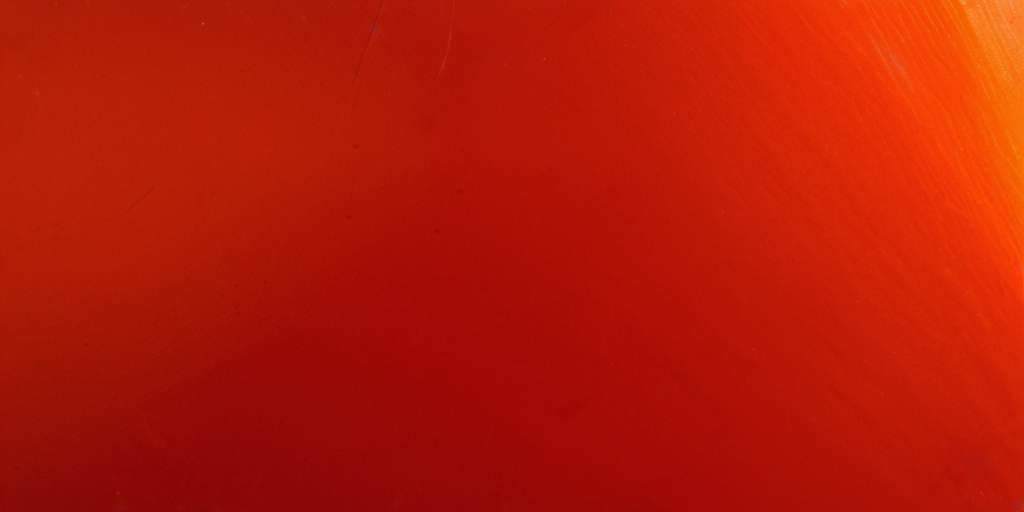
#> input picture tools/c0nstruct0r/m0d3l/medkit/red.png, 1024 x 512 px
$ python build.py
#> lines starting #> are read from the running program, lines starting #| are printed output that depends on the picture
### tools/c0nstruct0r/m0d3l/m0kit.py
#!/usr/bin/python3
"""m0kit: a m0d3l model from one spec file - shape, one picture, mapping, materials, checks, staging.

    import sys, os; sys.path.insert(0, os.path.join(os.path.dirname(__file__), '..'))
    from m0kit import Model
    m = Model('vending', here=os.path.dirname(os.path.abspath(__file__)))
    body = m.box('body', (0, 0.03, 0), (0.34, 0.68, 0.25), '9AA0A8',
                 paint={'-z': front, '+z': back, '+x': side, '-x': side, '+y': top, '-y': under},
                 walls=dark)
    body.cut('-z', (0.02, 0.15, 0.25, 0.62), 0.03)        # world x0 x1 y0 y1 on that face; + in, - out
    m.box('foot-a', (0.12, 0, 0.08), (0.03, 0.03, 0.03), '303030', paint='steel')
    m.swatch('steel', lambda a, w, h: a.tinted(ALU, w, h, (210, 214, 220), 0.5))
    m.material('steel', '0:0:87:13:47:7:33:0'); m.box(..., mat='steel')
    m.build()          # (python3 build.py [shape|map|all]; all is the default)

Painters are f(a, w, h) -> an image (numpy H x W x 3), w and h in the 256 layout's pixels (a is the
paint.Atlas; a.px() converts). Each is drawn as seen from that side: from the front +x is on the
left; a top is seen from above with -x on the right and +z (the back) at the top. A string instead
of a painter names a shared swatch (m.swatch). Round parts (m.cyl) take 'side' (the whole wrap,
drawn left to right going round as seen from outside, starting at the front), 'top', 'bottom'.

Every patch is at the same pixels a cell (P, the largest that packs into 256), drawn at K = 2 into
pictures/c0nstruct0r/c0-NAME.png. Runs against the scripting bu1ld0r in /tmp/claude-1000/bn/app
(rc.py's port), saves models/c0-NAME.bld, exports, writes NAME-eight.png in the model's folder,
the report card, and stages under the game's name (stage.sh).
"""
import json
import math
import os
import re
import subprocess
import sys

import numpy as np
from PIL import Image

HERE = os.path.dirname(os.path.abspath(__file__))
REPO = os.path.normpath(os.path.join(HERE, '../../..'))
sys.path.insert(0, HERE)
sys.path.insert(0, os.path.join(HERE, '..'))
from paint import Atlas  # noqa: E402
from rc import Bu1ld0r  # noqa: E402

BN = os.environ.get('M0KIT_DIR', '/tmp/claude-1000/bn/app')
GAME = os.path.expanduser('~/git/neon-caster/neon-caster')
WAYS = {'-z': ((0, 0, -1), 'view 0'), '+z': ((0, 0, 1), 'view 180'), '+x': ((1, 0, 0), 'view 90'),
        '-x': ((-1, 0, 0), 'view 270'), '+y': ((0, 1, 0), 'top'), '-y': ((0, -1, 0), 'top')}
AX = {'x': 0, 'y': 1, 'z': 2}
MATS = {'paint': '0:0:33:47:0:13:33:0', 'felt': '0:0:7:87:0:33:0:53', 'steel': '0:0:87:13:47:7:33:0',
        'iron': '0:0:10:85:80:15:0:0', 'plastic': '0:0:40:50:0:10:20:0', 'rubber': '0:0:10:80:0:20:0:0',
        'wood': '0:0:20:73:0:47:20:0', 'glass': '0:0:90:5:0:0:60:0', 'glow': '0:60:40:40:0:0:20:0'}


CORNER_PX = 16   # models.py's MUZZLE_BOX of a 256 picture


def face_dims(way, sx, sy, sz):
    """(w, h) in cells of a box's face seen from that way."""
    if way in ('-z', '+z'):
        return sx, sy
    if way in ('+x', '-x'):
        return sz, sy
    return sx, sz


# [13 lines left out: function turned_dims, not called in this run]


class Part:
    def __init__(self, m, kind, name, at, size, col, paint, walls, mat, seg, amt, rot):
        self.m, self.kind, self.name, self.at, self.size, self.col = m, kind, name, at, size, col
        self.paint, self.walls, self.mat, self.seg, self.amt, self.rot = paint, walls, mat, seg, amt, rot
        self.cuts = []
        self.num = 0

    # [5 lines left out: function cut, not called in this run]

    def box(self):
        """(lo, hi) of the part's own box, raised panels included."""
        x, y, z = self.at
        sx, sy, sz = self.size
        lo, hi = [x - sx / 2, y, z - sz / 2], [x + sx / 2, y + sy, z + sz / 2]
        for way, rect, depth, _ in self.cuts:
            if depth < 0:
                a = AX[way[1]]
                if way[0] == '+':
                    hi[a] += -depth
                else:
                    lo[a] -= -depth
        return lo, hi

    def own_size(self):
        if self.rot:
            return turned_dims(self.size, self.rot)
        lo, hi = self.box()
        return hi[0] - lo[0], hi[1] - lo[1], hi[2] - lo[2]


class Model:
    def __init__(self, name, here, K=2, budget=256, gap=2, seed=1):
        self.name, self.here, self.K, self.gap = name, here, K, gap
        self.corner = None                           # muzzle corner colour (models.py's MUZZLE_UV): paint='CORNER'
        self.ref = f'c0nstruct0r/c0-{name}'
        self.out = os.path.join(REPO, 'pictures', 'c0nstruct0r', f'c0-{name}.png')
        self.parts, self.swatches, self.mats, self.say = [], {}, {}, []
        self.budget, self.seed = budget, seed
        self.a = Atlas(K=K, seed=seed, here=here)
        self.layout = {}
        self.P = None

    # -- the spec -------------------------------------------------------------------------
    def _add(self, kind, name, at, size, col, paint, walls, mat, seg, amt, rot):
        p = Part(self, kind, name, at, size, col, paint, walls, mat, seg, amt, rot)
        self.parts.append(p)
        p.num = len(self.parts)
        return p

    def box(self, name, at, size, col='808080', paint=None, walls=None, mat='main', rot=None):
        return self._add('box', name, at, size, col, paint, walls, mat, None, None, rot)

    def cyl(self, name, at, size, col='808080', paint=None, seg=12, amt=None, mat='main', kind='cylinder', rot=None):
        """A round part standing up (cylinder, or cone with amt = the top's share of the radius). Turned
        (rot = RX RY RZ degrees, round its foot): mapped like a box, paint keyed by way."""
        return self._add(kind, name, at, size, col, paint, None, mat, seg, amt, rot)

    def swatch(self, key, painter):
        self.swatches[key] = painter

    def material(self, key, m):
        self.mats[key] = MATS.get(m, m)

    # -- the picture's layout -------------------------------------------------------------
    def _regions(self, P):
        """[(key, w, h)] in layout pixels at P pixels a cell."""
        regs, sw = [], {}
        for p in self.parts:
            sx, sy, sz = p.own_size()
            if p.kind == 'box' or p.rot:
                ways = list(WAYS)
                for way in ways:
                    pt = p.paint.get(way, p.paint.get('*')) if isinstance(p.paint, dict) else p.paint
                    w, h = face_dims(way, sx, sy, sz)
                    if pt == 'CORNER':
                        continue
                    if isinstance(pt, str):
                        cw, ch = sw.get(pt, (0, 0))
                        sw[pt] = (max(cw, w * P), max(ch, h * P))
                    else:
                        regs.append(((p.num, way), w * P, h * P))
                if p.cuts:
                    ws = [face_dims(w, sx, sy, sz) for w in WAYS]
                    W, H = max(a for a, _ in ws), max(b for _, b in ws)
                    if isinstance(p.walls, str):
                        cw, ch = sw.get(p.walls, (0, 0))
                        sw[p.walls] = (max(cw, W * P), max(ch, H * P))
                    else:
                        regs.append(((p.num, 'walls'), W * P, H * P))
            else:
                r = max(sx, sz) / 2
                n = p.seg
                side_w = 2 * n * r * math.sin(math.pi / n) * P   # perimeter of the polygon
                for key, (w, h) in (('side', (side_w, sy * P)), ('top', (sx * P, sz * P)),
                                    ('bottom', (sx * P, sz * P))):
                    pt = p.paint.get(key) if isinstance(p.paint, dict) else p.paint
                    if isinstance(pt, str):
                        cw, ch = sw.get(pt, (0, 0))
                        sw[pt] = (max(cw, w), max(ch, h))
                    else:
                        regs.append(((p.num, key), w, h))
        for k, (w, h) in sw.items():
            regs.append((('sw', k), w, h))
        return regs

    def _pack(self, regs, size):
        """Shelf packing: {key: (x, y, w, h)} or None if it doesn't fit."""
        g = self.gap
        out, x, y, shelf = {}, 0, 0, 0
        for key, w, h in sorted(regs, key=lambda r: (-math.ceil(r[2]), -r[1])):
            w, h = math.ceil(w), math.ceil(h)
            if w > size or h > size:
                return None
            if x + w > size:
                x, y, shelf = 0, y + shelf + g, 0
            if y + h > size:
                return None
            if self.corner and x + w > size - CORNER_PX and y + h > size - CORNER_PX:
                x, y, shelf = 0, y + shelf + g, 0                       # the muzzle corner stays free
                if y + h > size or (x + w > size - CORNER_PX and y + h > size - CORNER_PX):
                    return None
            out[key] = (x, y, w, h)
            x += w + g
            shelf = max(shelf, h)
        return out

    def plan(self):
        lo, hi = 20.0, 3000.0
        best = None
        for _ in range(40):
            mid = (lo + hi) / 2
            lay = self._pack(self._regions(mid), self.budget)
            if lay:
                lo, best = mid, (mid, lay)
            else:
                hi = mid
        self.P, self.layout = best[0] * 0.995, self._pack(self._regions(best[0] * 0.995), self.budget)
        return self.P

    def region(self, key):
        return self.layout[key]

    # -- the picture ----------------------------------------------------------------------
    def draw(self):
        a = self.a
        for key, (x, y, w, h) in self.layout.items():
            if key[0] == 'sw':
                fn = self.swatches[key[1]]
            else:
                p = self.parts[key[0] - 1]
                if key[1] == 'walls':
                    fn = p.walls
                else:
                    fn = p.paint.get(key[1], p.paint.get('*')) if isinstance(p.paint, dict) else p.paint
            img = fn(a, w, h)
            a.put((x, y), img[:a.px(h), :a.px(w)])
#> this loop made 9 passes
#> (y, x) on passes 1 to 9: (279, 792), (69, 186), (242, 126), (50, 731), (252, 272), (53, 526), (124, 74), (46, 647), (177, 870)
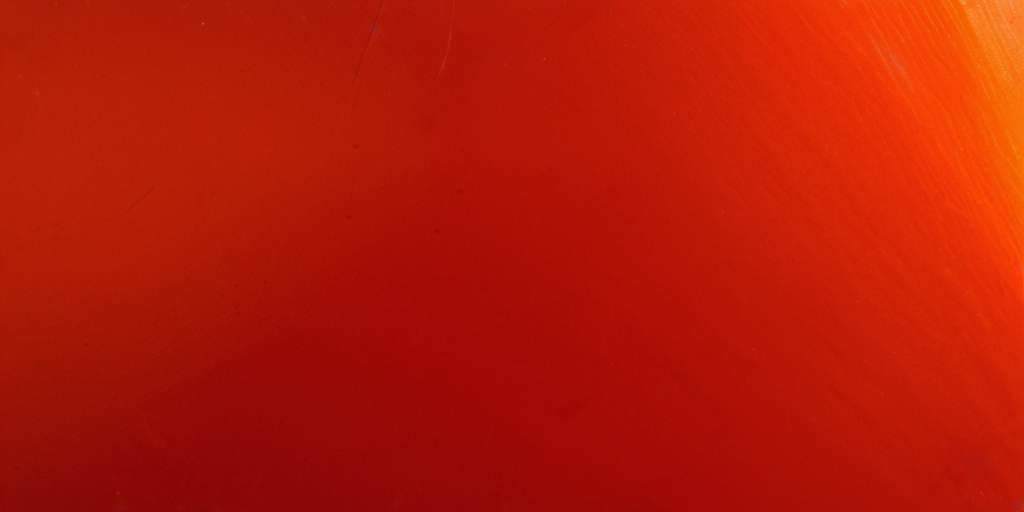
#> input picture tools/c0nstruct0r/m0d3l/medkit/red.png, 1024 x 512 px
#> pass 1, in _crop, `c = src[y:y + h, x:x + w]`:
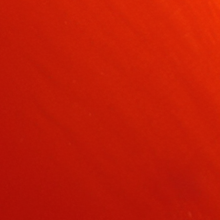
#> c: shape (220, 220, 3) float32; mean R, G, B 193.6, 27.1, 6.5
#> pass 1, in detail, `p = Image.fromarray(np.clip(lum(self._crop(src, w, h)), 0, 255).astype..`:
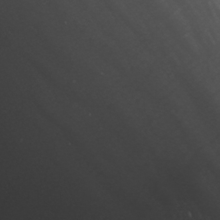
#> p: PIL image 220x220 L; min 58, max 105, mean 74
#> pass 1, in detail, `hp = np.asarray(p, np.float32) - np.asarray(p.filter(ImageFilter.Gauss..`:
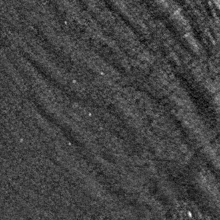
#> hp: shape (220, 220) float32; min -5, max 14, mean 0.00231; drawn with min black and max white
        if self.corner:
            c = np.ones((a.px(CORNER_PX), a.px(CORNER_PX), 3), np.float32) * np.array(self.corner, np.float32)
            a.put((self.budget - CORNER_PX, self.budget - CORNER_PX), c)
        a.save(self.out)

    # -- bu1ld0r --------------------------------------------------------------------------
    def connect(self):
        self.b = Bu1ld0r(BN, timeout=120)
        self.run(['take', 'pace 0'])

    # [65 lines left out: functions run, shape_lines, cut_lines, faces, rect, not called in this run]

    def key_for(self, p, way):
        pt = p.paint.get(way, p.paint.get('*')) if isinstance(p.paint, dict) else p.paint
        return ('sw', pt) if isinstance(pt, str) else (p.num, way)

    # [163 lines left out: functions map_lines, wrap, fix, shot, sheet, set_materials and 1 more, not called in this run]

    def build(self, what='all'):
        P = self.plan()
        print(f'P {P:.1f} px a cell; {len(self.layout)} regions')
        self.draw()
        self.connect()
        self.run(self.shape_lines())
        for p in self.parts:
            self.run(self.map_lines(p))
        self.run([f'save c0-{self.name}'])
        self.set_materials()
        self.run([f'open c0-{self.name} force'])
        fx = self.fix()
        print('fix', ' '.join(f'{k} {v}' for k, v in fx.items()))
        self.run(['export'])
        print('sheet', self.sheet())
        a, g = self.report()
        print('report (this):', a.strip().split('\n')[-1])
        print('report (game):', g.strip().split('\n')[-1])
        st = subprocess.run(['bash', os.path.join(HERE, 'stage.sh'), self.name], capture_output=True, text=True)
        print('staged' if st.returncode == 0 else 'STAGE FAILED ' + st.stdout[-300:] + st.stderr[-300:])
        self.b.close()
        return fx

### tools/c0nstruct0r/m0d3l/paint.py
#!/usr/bin/python3
"""m0d3l's picture helpers: an atlas laid out at 256 x 256 (K = 1 pixels) and drawn at K x that.

    from paint import Atlas
    a = Atlas(K=2, seed=11, here=HERE)          # here: the model's folder (its renders)
    RED = a.load('red.png')
    img = a.tinted(RED, 122.4, 44.2, (190, 26, 32))   # sizes in K = 1 pixels
    img = a.text(img, 'TRAUMA KIT', 7, (0, 2, 122.4, 12), (246, 246, 242))
    a.put((0, 0), img); a.save(OUT)

Every size and place is in K = 1 pixels (the 256 layout); the class multiplies by K. Material
renders come from pixelmon (the AI paints surfaces, code draws structure): `tinted` keeps a
render's light and shade on a colour of our choosing; `white` is painted metal made from any
render's fine texture. Text uses DIN Bold Condensed (stencil-like) when it's installed.
"""
import os

import numpy as np
from PIL import Image, ImageDraw, ImageFilter, ImageFont

FONT = os.path.expanduser('~/.local/share/fonts/d/DINNeuzeitGroteskStd_BdCond.otf')
if not os.path.exists(FONT):
    FONT = '/usr/share/fonts/truetype/dejavu/DejaVuSansCondensed-Bold.ttf'


def lum(a):
    return a @ np.array([0.299, 0.587, 0.114], np.float32)


class Atlas:
    def __init__(self, K=2, seed=1, here='.', size=256, fill=(128, 128, 128)):
        self.K = K
        self.rng = np.random.default_rng(seed)
        self.here = here
        self.img = np.zeros((size * K, size * K, 3), np.float32)
        self.img[:] = fill

    # -- sources --------------------------------------------------------------------------
    def load(self, name, rows=None):
        a = np.asarray(Image.open(os.path.join(self.here, name)).convert('RGB'), np.float32)
        return a[rows[0]:rows[1]] if rows else a

    def _crop(self, src, w, h):
        y = int(self.rng.integers(0, src.shape[0] - h)) if src.shape[0] > h else 0
        x = int(self.rng.integers(0, src.shape[1] - w)) if src.shape[1] > w else 0
        c = src[y:y + h, x:x + w]
        if c.shape[0] < h or c.shape[1] < w:                     # (a source smaller than asked: stretched)
            c = np.asarray(Image.fromarray(np.clip(c, 0, 255).astype(np.uint8)).resize((w, h), Image.LANCZOS), np.float32)
        return c

    def px(self, v):
        return max(1, round(v * self.K))

    # -- surfaces (sizes in K = 1 pixels) -------------------------------------------------
    def detail(self, src, w, h, amt):
        """w x h (real pixels) of src's fine texture: its luminance less a blur of it, x amt."""
        p = Image.fromarray(np.clip(lum(self._crop(src, w, h)), 0, 255).astype(np.uint8))
        hp = np.asarray(p, np.float32) - np.asarray(p.filter(ImageFilter.GaussianBlur(6 * self.K)), np.float32)
        return hp * amt

    # [6 lines left out: function tinted, not called in this run]

    def painted(self, src, w, h, rgb, amt=1.6, scuffs=1.0, scuff_k=(0.88, 0.95)):
        """Flat paint of colour rgb with src's fine texture (orange peel) and a few scuffs."""
        w, h = self.px(w), self.px(h)
        out = np.ones((h, w, 3), np.float32) * np.array(rgb, np.float32)
        out += self.detail(src, w, h, amt)[..., None]
        r = self.rng
        for _ in range(int(scuffs * w * h / (900 * self.K * self.K)) + 1):
            x, y = r.integers(0, w), r.integers(0, h)
            L, a = r.integers(3 * self.K, 12 * self.K), r.uniform(0, np.pi)
            k = r.uniform(*scuff_k)
            for t in range(int(L)):
                xx, yy = int(x + np.cos(a) * t), int(y + np.sin(a) * t)
                if 0 <= xx < w and 0 <= yy < h:
                    out[yy, xx] *= k
        return out

    def edge_dark(self, img, px=3, k=0.86):
        """Darker toward the edges (dirt where hands don't reach)."""
        h, w = img.shape[:2]
        px *= self.K
        yy, xx = np.mgrid[0:h, 0:w]
        d = np.minimum(np.minimum(xx, w - 1 - xx), np.minimum(yy, h - 1 - yy)).astype(np.float32)
        return img * (k + (1 - k) * np.clip(d / px, 0, 1))[..., None]

    # -- marks (places in K = 1 pixels, on an image made here) -----------------------------
    def rect(self, img, box, rgb, a=1.0):
        x0, y0, x1, y1 = [round(v * self.K) for v in box]
        img[y0:y1, x0:x1] = img[y0:y1, x0:x1] * (1 - a) + np.array(rgb, np.float32) * a
        return img

    # [57 lines left out: functions cross, text, barcode, label, latch, not called in this run]

    # -- the atlas ------------------------------------------------------------------------
    def put(self, at, img):
        x0, y0 = round(at[0] * self.K), round(at[1] * self.K)
        h = min(img.shape[0], self.img.shape[0] - y0)
        w = min(img.shape[1], self.img.shape[1] - x0)
        self.img[y0:y0 + h, x0:x0 + w] = img[:h, :w]

    def save(self, out):
#> called with out = 'pictures/c0nstruct0r/c0-camera.png'
        Image.fromarray(np.clip(self.img, 0, 255).astype(np.uint8)).save(out)
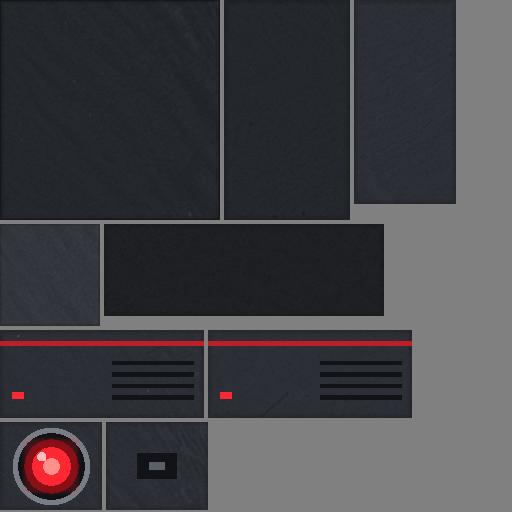
#> saved as c0-camera.png: PIL image 512x512 RGB; mean R, G, B 66.7, 65.8, 69.5
        print(out)

### tools/c0nstruct0r/rc.py
#!/usr/bin/env python3
"""Talk to bu1ld0r's c0nstruct0r port (bu1ld0r started with --port).

  python3 rc.py status                   one command, its reply printed
  python3 rc.py -f steps.txt             a file of commands, a line each
                                         (# comments; stops at the first err)
  python3 rc.py -i                       type commands, see replies
  python3 rc.py --dir DIR ...            bu1ld0r's folder (where it wrote
                                         c0nstruct0r.port): default, the
                                         repo this file is in

Each reply is a line: "ok ..." or "err why". Commands: `help` lists them;
C0NSTRUCT0R.md and bu1ld0r's README say what each does.
"""
import os
import socket
import sys
import time

HERE = os.path.dirname(os.path.abspath(__file__))
REPO = os.path.normpath(os.path.join(HERE, '..', '..'))


class Bu1ld0r:
    """One connection to bu1ld0r's port: cmd() sends a line, returns the reply."""

    def __init__(self, folder=REPO, timeout=60.0):
        self.timeout = timeout
        path = os.path.join(folder, 'c0nstruct0r.port')
        try:
            port, token = open(path).read().split()[:2]
        except (OSError, ValueError):
#> (the run stopped early here; a loop or call above may not have finished)
